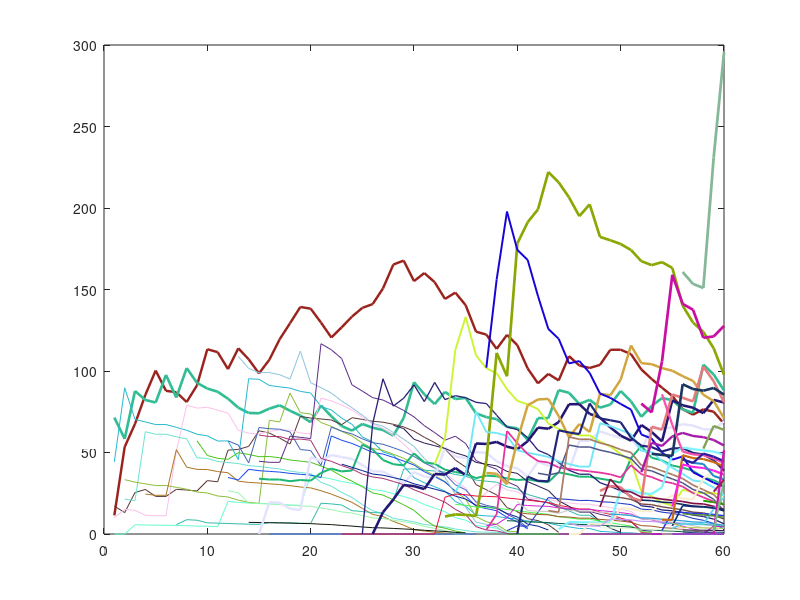

Recreate this plot in MATLAB. (Note: this script raises an error after producing the figure.)
clear
close all

%%%%%%%%%%%%%%%%%%%%%%%%%%%%%%%%%%%%%%%%%%%%%%%%%%%%%%%%%%%%%%%%%%%%%%%%%%%
% UltraHardCore Team Selector
%%%%%%%%%%%%%%%%%%%%%%%%%%%%%%%%%%%%%%%%%%%%%%%%%%%%%%%%%%%%%%%%%%%%%%%%%%%
% This code was made to randomly assemble teams for The Diorite Experts
% UltraHardCore. However, this code can also be used for different UHC
% competitions, providing a similar ranking system is adopted.
% See more at: https://github.com/Snodog627/TheDioriteExpertsUHC

% The code at first defines the players and their scores. The players that
% are participating in the current season are then selected and some
% simulation criteria may be specified. New players' scores are denoted by
% NaN.

%% Information
addpath('Data','Functions','Figures')
load('DataS58.mat')

%% Visualization
NoP = size(Players,2);
NoS = size(Seasons,2);
legdata = cell(NoP,1);
for i = 1:NoP
    if ~isnan(Players(i).RankPosition(NoS))
        LineSize = 2*(1 - (Players(i).RankPosition(NoS)-0.5)/NoP);
    else
        LineSize = 0.1;
    end
    Col = rand(1,3);
    legdata{i} = Players(i).PlayerName;
    
    figure(1)
    plot(1:NoS,Players(i).RankHistory,'LineWidth',LineSize,'Color',Col)
    hold on
end
legend(legdata,'location','southoutside','Interpreter','none', "Orientation", "horizontal", ...
    "NumColumns", 5)
